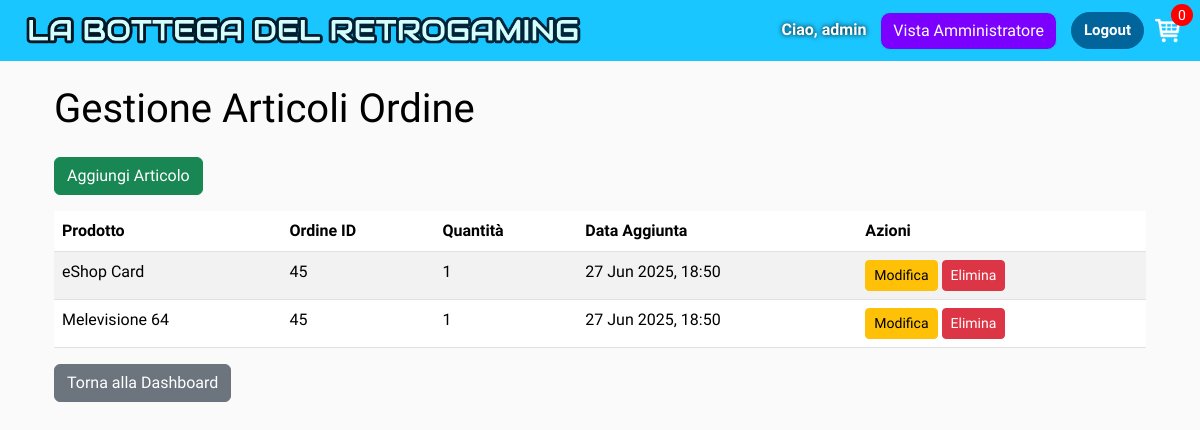
Screenshot of /manager/orderitems/ (signed in) with the database file from the repository.
### user_management/models.py (models this page shows, shortened)
class CustomUser(AbstractUser):
    ADMIN = 'ADMIN'
    CUSTOMER = 'CUSTOMER'
    USER_TYPE_CHOICES = (
        (ADMIN, 'Admin'),
        (CUSTOMER, 'Customer'),
    )
    user_type = models.CharField(
        max_length=10,
        choices=USER_TYPE_CHOICES,
        default=CUSTOMER
    )
    name = models.CharField("Nome visualizzato", max_length=200, blank=True, null=True)
    email = models.CharField(max_length=254, blank=True, verbose_name='email address')
    def __str__(self):
        if self.name:
            return self.name
        return self.username

### bottega_retrogaming/models.py (models this page shows, shortened)
class OrderItem(models.Model):
    product = models.ForeignKey(Product, on_delete=models.SET_NULL, null=True)
    order = models.ForeignKey(Order, on_delete=models.SET_NULL, null=True)
    quantity = models.IntegerField(default=0, null=True, blank=True)
    date_added = models.DateTimeField(auto_now_add=True)

class Product(models.Model):
    name = models.CharField(max_length=200)
    price = models.DecimalField(max_digits=10, decimal_places=2)
    digital = models.BooleanField(default=False, null=True, blank=True)
    description = models.CharField("Descrizione", max_length=500, null=True, blank=True)
    image = models.ImageField(null=True, blank=True)

class Order(models.Model):
    customer = models.ForeignKey(settings.AUTH_USER_MODEL, on_delete=models.SET_NULL, blank=True, null=True)
    date_ordered = models.DateTimeField(auto_now_add=True)
    complete = models.BooleanField(default=False)
    transaction_id = models.CharField(max_length=100, null=True)
    @property
    def get_cart_items(self):
        orderitems = self.orderitem_set.all()
        total = sum(item.quantity for item in orderitems)
        return total

### manager_view/views.py (the view)
# urls.py: path('orderitems/', views.OrderItemListView.as_view(), name='orderitem_list'),
class OrderItemListView(AdminRequiredMixin, ListView):
    model = OrderItem
    template_name = 'manager_view/orderitem_list.html'
    context_object_name = 'orderitems'

### bottega_retrogaming/utils.py (called while the page is built)
def cartData(request):
    if request.user.is_authenticated:
        customer = request.user
        try:
            order = Order.objects.get(customer=customer, complete=False)
        except Order.DoesNotExist:
            order, created = Order.objects.get_or_create(customer=customer, complete=False)
        items = order.orderitem_set.all()
        cartItems = order.get_cart_items
    else:
        cookieData = cookieCart(request)
        cartItems = cookieData['cartItems']
        order = cookieData['order']
        items = cookieData['items']
    return {'cartItems': cartItems, 'order': order, 'items': items}

### manager_view/views.py (called while the page is built)
    def test_func(self):
        return self.request.user.is_authenticated and self.request.user.user_type == 'ADMIN'

    def get_context_data(self, **kwargs):
        context = super().get_context_data(**kwargs)
        data = cartData(self.request)
        context['cartItems'] = data.get('cartItems', 0)
        return context

### manager_view/templates/manager_view/orderitem_list.html
{% extends 'bottega_retrogaming/main.html' %}
{% block content %}
<div class="container large-bottom-margin mt-4">
    <h1 id="item-title" class="mb-4">Gestione Articoli Ordine</h1>
    <a href="{% url 'manager_view:orderitem_add' %}" class="btn btn-success mb-3">Aggiungi Articolo</a>
    <table class="table table-striped">
        <thead>
            <tr>
                <th>Prodotto</th>
                <th>Ordine ID</th>
                <th>Quantità</th>
                <th>Data Aggiunta</th>
                <th>Azioni</th>
            </tr>
        </thead>
        <tbody>
            {% for item in orderitems %}
            <tr>
                <td>{{ item.product.name|default:"N/A" }}</td>
                <td>{{ item.order.id|default:"N/A" }}</td>
                <td>{{ item.quantity }}</td>
                <td>{{ item.date_added|date:"d M Y, H:i" }}</td>
                <td>
                    <a href="{% url 'manager_view:orderitem_edit' item.pk %}" class="btn btn-warning btn-sm">Modifica</a>
                    <a href="{% url 'manager_view:orderitem_delete' item.pk %}" class="btn btn-danger btn-sm">Elimina</a>
                </td>
            </tr>
            {% empty %}
            <tr>
                <td colspan="5">Nessun articolo trovato.</td>
            </tr>
            {% endfor %}
        </tbody>
    </table>
    <a href="{% url 'manager_view:admin_dashboard' %}" class="btn btn-secondary">Torna alla Dashboard</a>
</div>
{% endblock content %}

### bottega_retrogaming/templates/bottega_retrogaming/main.html (shortened to what this page needs)
<!DOCTYPE html>
{% load static %}
<html lang="en">
<head>
    <link href="https://cdn.jsdelivr.net/npm/bootstrap@5.3.7/dist/css/bootstrap.min.css"
          rel="stylesheet"
>
    <link rel="stylesheet" type="text/css" href="{% static 'css/main.css' %}">
</head>
<body>
<nav class="navbar navbar-expand-lg navbar-dark bg-dark">
    <div class="container-fluid"><a class="navbar-brand" href="{% url 'store' %}">
        <img src="{% static 'images/bdretro_logo.png' %}" alt="Logo" class="logo-navbar">
    </a>
        <div class="collapse navbar-collapse" id="navbarSupportedContent">
            {% url 'login' as login_url %}
            <div class="form-inline my-2 my-lg-0 {% if request.path == login_url %}d-none{% endif %}">
                {% if user.is_authenticated %}
                    <span class="navbar-text mr-3">Ciao, {{ user.username }}</span>
                    {% if user.user_type == 'ADMIN' %}
                        <a href="{% url 'manager_view:admin_dashboard' %}"
                           id="admin-view-btn" class="btn btn-info" style="margin-right: 10px;">Vista Amministratore</a>
                    {% endif %} <form method="post" action="{% url 'logout' %}" style="display: inline;">
                        <button type="submit" class="btn btn-logout">Logout</button>
                    </form>
                {% else %}
                    <a href="{% url 'login' %}" class="btn btn-login">Login</a>
                {% endif %}
                <a href="{% url 'cart' %}">
                    <img id="cart-icon" src="{% static 'images/cart.png' %}" alt="cart-icon">
                </a>
                <p id="cart-total">{{ cartItems }}</p>
            </div>
        </div>
    </div>
</nav>
<div class="container">
    {% block content %}
    {% endblock content %}
</div>
</body>
</html>

### static/css/main.css (style rules this page uses)
body { background-color: hsl(0, 0%, 98%); font-family: 'Audiowide', sans-serif; }
h1, h2, h3, h4, h5, h6 { color: hsl(0, 0%, 30%); }
.bg-dark { background-color: #1ac6ff !important; }
.logo-navbar { height: 35px; width: auto; vertical-align: middle; margin-right: 8px; }
#cart-icon { width: 25px; display: inline-block; margin-left: 15px; position: relative; left: -8px; }
#cart-total { position: absolute; right: 7px; top: 4px; display: flex; justify-content: center; align-items: center; color: #fff; background-color: red; width: 22px; height: 22px; border-radius: 50%; font-size: 14px; }
.btn-login, .btn-logout { border-radius: 25px; background-color: #01649b; border-color: #01649b; color: #ffffff; font-size: 15px; font-weight: bold; }
.navbar-text { color: white; text-shadow: 0 0 5px #000; font-weight: 700; }
#admin-view-btn { background-color: #7c00ff; color: white; border-radius: 10px; margin-left: 10px; }
#admin-title, #sa-title, #item-title, #pr-title, #del-title, #or-title, #form-admin-title { font-size: 2.5rem; color: black; }
.large-bottom-margin { margin-bottom: 30vh; }

### rows the page displays
CustomUser: username "admin"
OrderItem: product.name "eShop Card", order.id "45", quantity "1", date_added "27 Jun 2025, 18:50"
OrderItem: product.name "Melevisione 64", order.id "45", quantity "1", date_added "27 Jun 2025, 18:50"

### other values shown
{{ cartItems }} "0"
